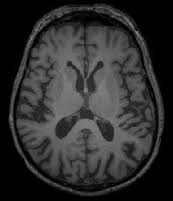
#> input picture brain_tumor_dataset/no/10 no.jpg, 173 x 201 px; its folder holds only this picture in this run
$ python crop_images.py
#> lines starting #> are read from the running program, lines starting #| are printed output that depends on the picture; after the words box and inside, x2 and y2 are one past the last pixel; in counts of white or black regions, pixels touching at a corner belong together
import os

import cv2
import imutils
import numpy as np

GAUSSIAN_BLUR_SIZE = (5, 5)
THRESHOLD = 20
ERODE_ITERATIONS = 2
DILATE_ITERATIONS = 2
KERNEL = np.ones((3, 3), np.uint8)
EXTRA_SPACE = 0
RESULT_PATH = "./preprocessed_dataset"
SOURCE_PATH = "./brain_tumor_dataset"


def crop_image(image_name, result_name):
#> called with image_name = './brain_tumor_dataset/no/10 no.jpg', result_name = './preprocessed_dataset/no/0.jpg'
    img = cv2.imread(image_name)
#> img is the input picture: shape (201, 173, 3); min 0, max 139, mean 46.7
    greyscale_img = cv2.cvtColor(img, cv2.COLOR_RGB2GRAY)
    blurred_img = cv2.GaussianBlur(greyscale_img, GAUSSIAN_BLUR_SIZE, 0)
    threshold_img = cv2.threshold(blurred_img, THRESHOLD, 255, cv2.THRESH_BINARY)[1]
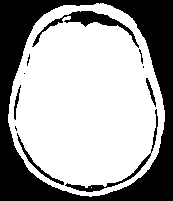
#> threshold_img: shape (201, 173); 63.8% white; 11 black regions (4 under 20 px), largest, box (x1, y1, x2, y2) and area: (0, 0, 173, 201) 10943, (32, 11, 139, 48) 759, (65, 109, 158, 192) 451
    eroded_img = cv2.erode(threshold_img, KERNEL, iterations=ERODE_ITERATIONS)
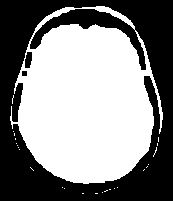
#> eroded_img: shape (201, 173); 52.8% white; 3 black regions, box (x1, y1, x2, y2) and area: (0, 0, 173, 201) 16304, (25, 52, 32, 68) 92, (22, 71, 27, 76) 25
    dilated_img = cv2.dilate(eroded_img, KERNEL, iterations=DILATE_ITERATIONS)
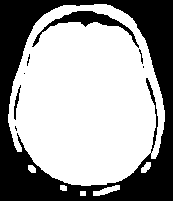
#> dilated_img: shape (201, 173); 62.2% white; 8 black regions (4 under 20 px)
    contours = cv2.findContours(dilated_img, cv2.RETR_EXTERNAL, cv2.CHAIN_APPROX_SIMPLE)
#> contours = 6 contours; box (x1, y1, x2, y2) and area: (8, 4, 165, 186) 22112, (93, 185, 120, 196) 117, (141, 162, 151, 173) 56, (28, 165, 36, 173) 40, (60, 185, 67, 191) 27, (80, 191, 86, 196) 20
    contours = imutils.grab_contours(contours)
    max_contour = max(contours, key=cv2.contourArea)
#> max_contour = contour of 270 points, box (x1, y1, x2, y2) (8, 4, 165, 186), area 22112
    left_point = max(min(max_contour[:, :, 0])[0] - EXTRA_SPACE, 0)
#> left_point = 8
    right_point = min(max(max_contour[:, :, 0])[0] + EXTRA_SPACE, len(img[0]))
#> right_point = 164
    top_point = max(min(max_contour[:, :, 1])[0] - EXTRA_SPACE, 0)
#> top_point = 4
    bottom_point = min(max(max_contour[:, :, 1])[0] + EXTRA_SPACE, len(img))
#> bottom_point = 185
    result_img = img[top_point:bottom_point, left_point:right_point]
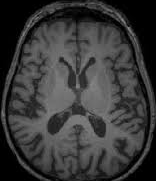
#> result_img: shape (181, 156, 3); min 0, max 139, mean 56.7
    cv2.imwrite(result_name, result_img)


if __name__ == '__main__':

    if not os.path.exists(f'{RESULT_PATH}'):
        os.makedirs(f'{RESULT_PATH}')

    if not os.path.exists(f'{RESULT_PATH}/yes'):
        os.makedirs(f'{RESULT_PATH}/yes')

    if not os.path.exists(f'{RESULT_PATH}/no'):
        os.makedirs(f'{RESULT_PATH}/no')

    for directory in os.listdir(SOURCE_PATH):
        images = os.listdir(f'{SOURCE_PATH}/{directory}')
        for n, image_name in enumerate(images):
            crop_image(f'{SOURCE_PATH}/{directory}/{image_name}',
                       f'{RESULT_PATH}/{directory}/{str(n)}.jpg')
